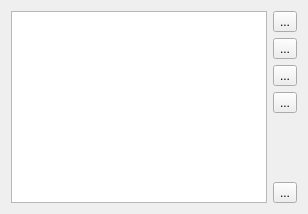
       <widget class="QWidget" name="brkTab">
        <attribute name="icon">
         <iconset resource="../xpeccy.qrc">
          <normaloff>:/images/stop.png</normaloff>:/images/stop.png</iconset>
        </attribute>
        <attribute name="title">
         <string/>
        </attribute>
        <attribute name="toolTip">
         <string>Breakpoints</string>
        </attribute>
        <layout class="QHBoxLayout" name="horizontalLayout_2">
         <item>
          <widget class="xBreakTable" name="bpList">
           <property name="editTriggers">
            <set>QAbstractItemView::NoEditTriggers</set>
           </property>
           <property name="alternatingRowColors">
            <bool>true</bool>
           </property>
           <property name="selectionBehavior">
            <enum>QAbstractItemView::SelectRows</enum>
           </property>
           <property name="showGrid">
            <bool>false</bool>
           </property>
           <property name="sortingEnabled">
            <bool>true</bool>
           </property>
           <attribute name="horizontalHeaderShowSortIndicator" stdset="0">
            <bool>false</bool>
           </attribute>
           <attribute name="horizontalHeaderStretchLastSection">
            <bool>true</bool>
           </attribute>
           <attribute name="verticalHeaderVisible">
            <bool>false</bool>
           </attribute>
           <attribute name="verticalHeaderMinimumSectionSize">
            <number>17</number>
           </attribute>
           <attribute name="verticalHeaderDefaultSectionSize">
            <number>17</number>
           </attribute>
          </widget>
         </item>
         <item>
          <layout class="QVBoxLayout" name="verticalLayout_5">
           <item>
            <widget class="QToolButton" name="tbAddBrk">
             <property name="text">
              <string>...</string>
             </property>
             <property name="icon">
              <iconset resource="../xpeccy.qrc">
               <normaloff>:/images/add.png</normaloff>:/images/add.png</iconset>
             </property>
            </widget>
           </item>
           <item>
            <widget class="QToolButton" name="tbEditBrk">
             <property name="text">
              <string>...</string>
             </property>
             <property name="icon">
              <iconset resource="../xpeccy.qrc">
               <normaloff>:/images/edit.png</normaloff>:/images/edit.png</iconset>
             </property>
            </widget>
           </item>
           <item>
            <widget class="QToolButton" name="tbBrkOpen">
             <property name="text">
              <string>...</string>
             </property>
             <property name="icon">
              <iconset resource="../xpeccy.qrc">
               <normaloff>:/images/fileopen.png</normaloff>:/images/fileopen.png</iconset>
             </property>
            </widget>
           </item>
           <item>
            <widget class="QToolButton" name="tbBrkSave">
             <property name="text">
              <string>...</string>
             </property>
             <property name="icon">
              <iconset resource="../xpeccy.qrc">
               <normaloff>:/images/floppy.png</normaloff>:/images/floppy.png</iconset>
             </property>
            </widget>
           </item>
           <item>
            <spacer name="verticalSpacer_2">
             <property name="orientation">
              <enum>Qt::Vertical</enum>
             </property>
             <property name="sizeHint" stdset="0">
              <size>
               <width>20</width>
               <height>40</height>
              </size>
             </property>
            </spacer>
           </item>
           <item>
            <widget class="QToolButton" name="tbDelBrk">
             <property name="text">
              <string>...</string>
             </property>
             <property name="icon">
              <iconset resource="../xpeccy.qrc">
               <normaloff>:/images/cancel.png</normaloff>:/images/cancel.png</iconset>
             </property>
            </widget>
           </item>
          </layout>
         </item>
        </layout>
       </widget>
